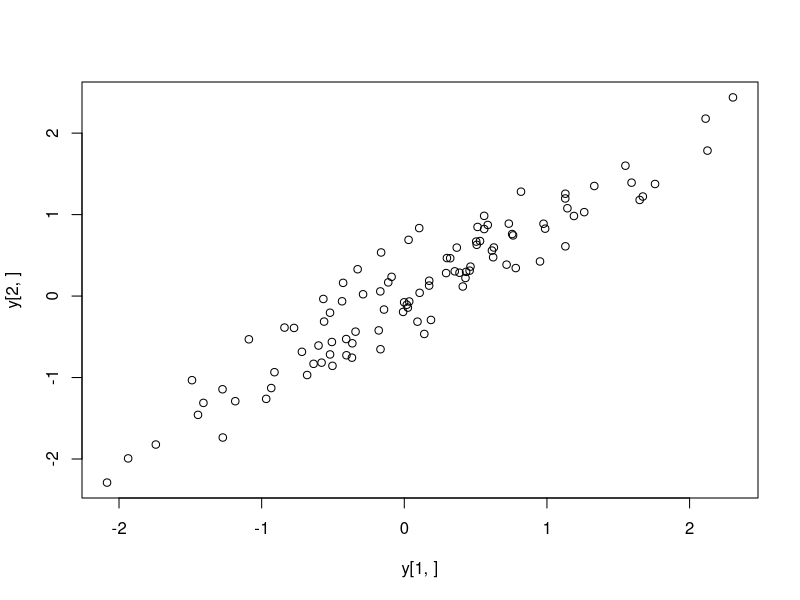
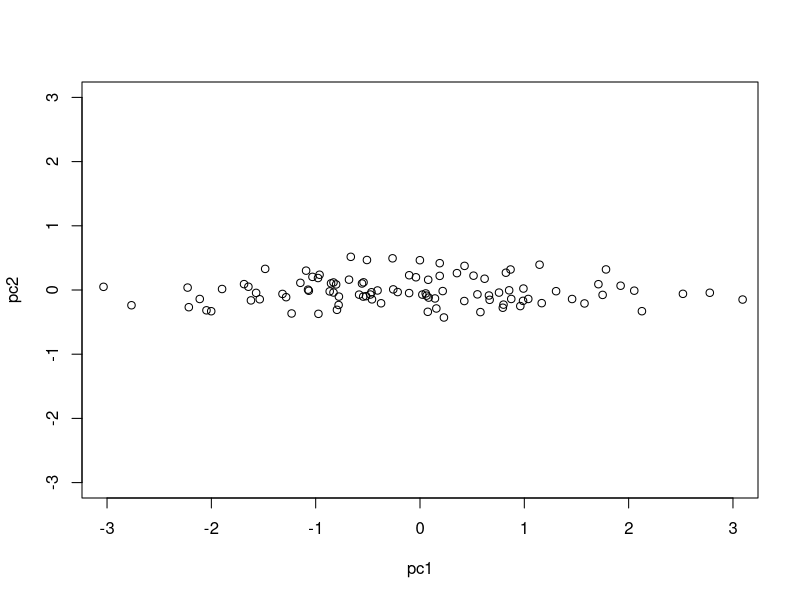
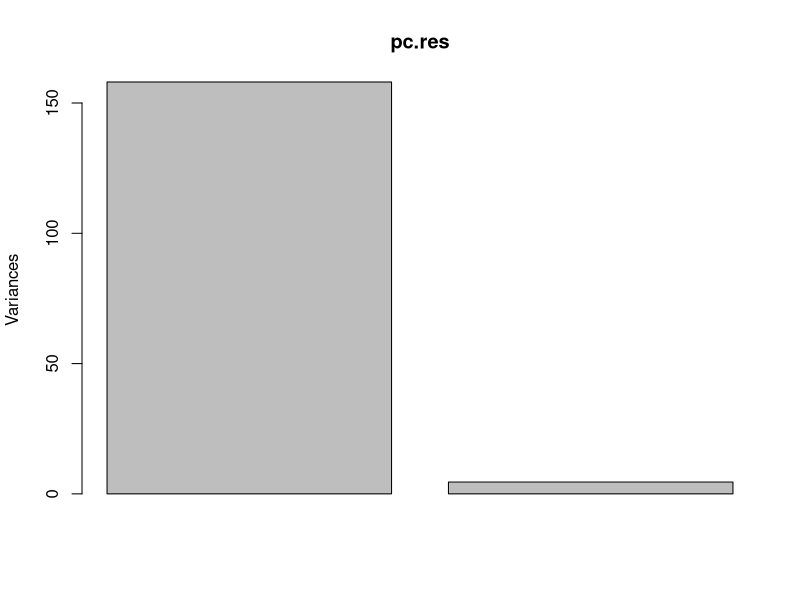
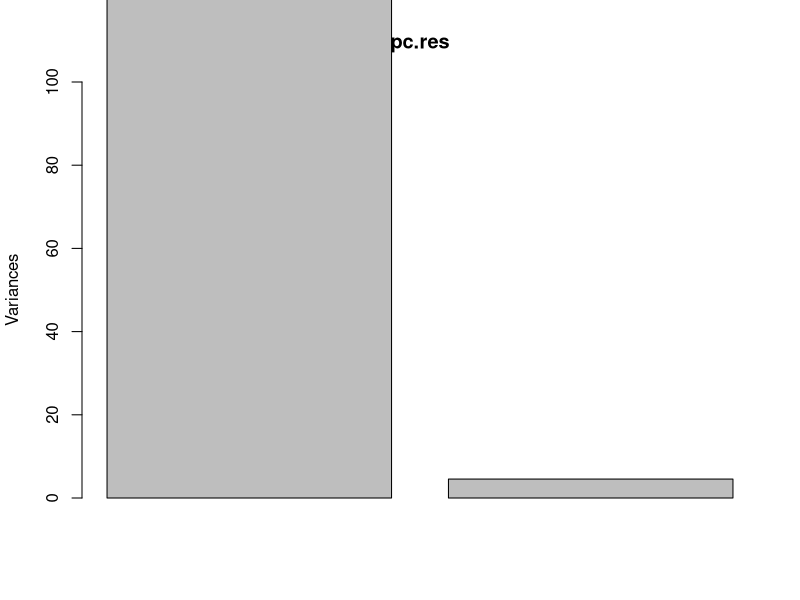

These charts were generated, in order, by the following R code:
#Lec 4 

# dimension reduction 
# dimension reduction is reduce of variables. if n<P -> high dimensions 
# dimension reduction cn be done through feature extraction and feature selection. 
# Backward, stepwise and Forward selections are the parts of feature selection.

# feature extraction -SVD (Singular value dicomposition), PCA (Principal Component analysis)
# prcomp (work also for n<p, hence work with bioinfo data)
# princomp (work only when n>p, hence not good for bioinfo)
# normally we do install.packages("package name') for package installation.
# but bioconducter does not install like this

P = matrix(c(1:6), nrow =2, ncol = 3, byrow=F)
P

Q = matrix(c(1:12),3,4)
Q
 
# transpose 
t(P)

#multiplication 
P%*%Q

# eigen values (can be asked in the exam)

A = matrix(c(11,17,22,34,20,20,20,20,20),3,3)
A

eigen(A)

# every eigen value in eigen vector has its own vector in $vectors matrix

##SVD

rnorm(10) #(random normalized 10 numbers)
rnorm(10, mean=100, sd=5)

#mvrnorm() mvrnorm = multivariate rnorm

library(MASS)
set.seed(1)
n=100

# n = sample size
# c -> mean
# matrix(c(1,0.95,0.95,1) -> standard deviation. It is a variance - covariance matrix

# y is transposed because bioinfo data has always n<d
y=t(mvrnorm(n,c(0,0), matrix(c(1,0.95,0.95,1),2,2)))
y
s = svd(y)
s
D = diag(s$d)
D
U = s$u
U
V = s$v
V

U%*%D%*%t(V) # gives the iniial dataset

s$d[1]

pc1 = s$d[1]*s$v[,1] # first diagonal element, v first column
pc1
pc2 = s$d[2]*s$v[,2]
pc2

#plot of original data
y
y[1,]
plot(y[1,],y[2,])

#PC
plot(pc1, pc2, xlim=c(-3,3), ylim=c(-3,3))

pc.res=prcomp(y, center = F, scale. = F)
pc.res
pc.res$rotation
pc.res$rotation[,1]

# How many PC's
plot(pc.res)
screeplot(pc.res, ylim=c(0,100))


################################








